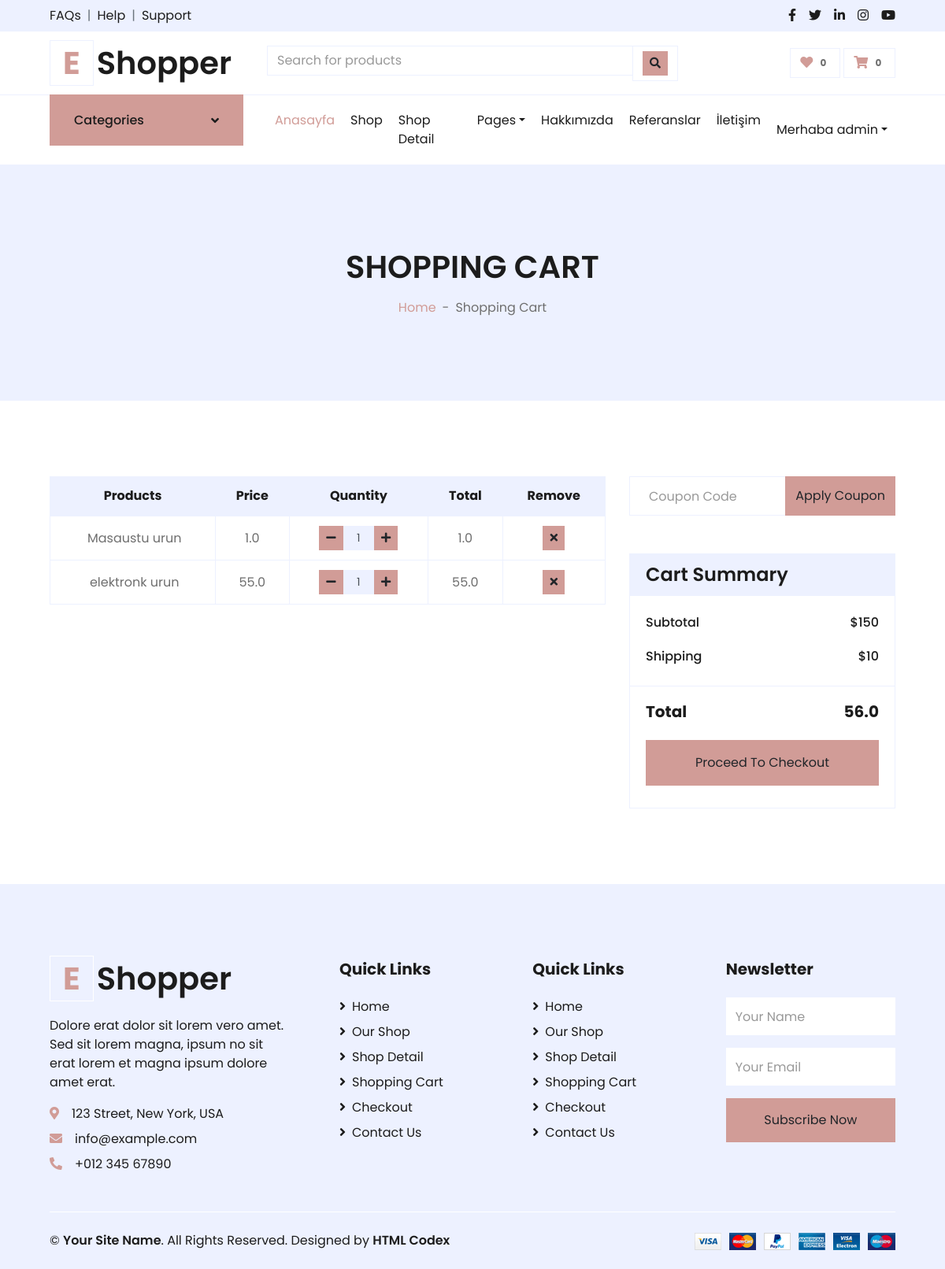
/order/shopcart (signed in), run on an earlier commit of the app's database.
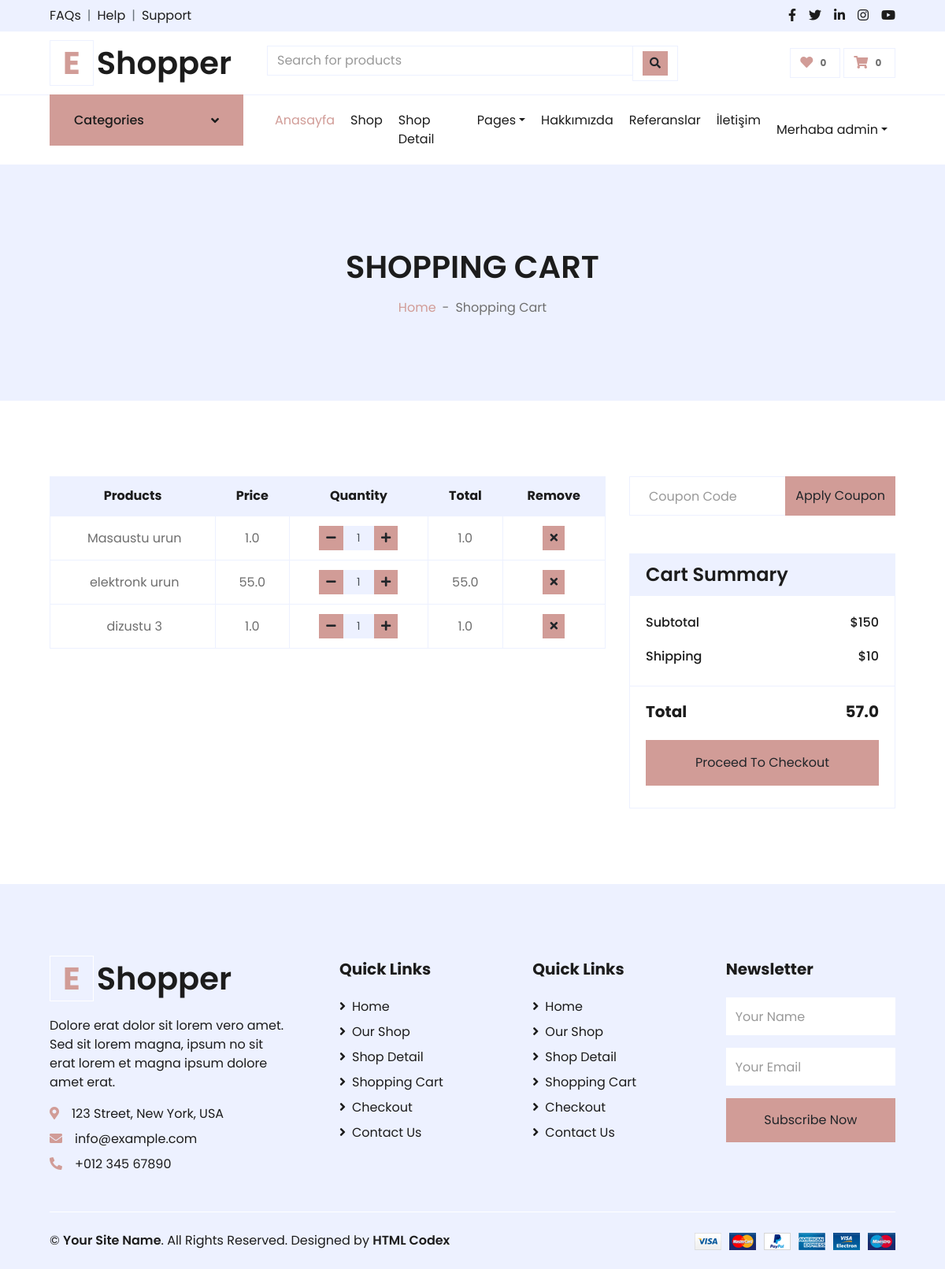
And on a later commit of the database.
### order/models.py (models this page shows)
class ShopCart(models.Model):
    user = models.ForeignKey(User, on_delete=models.SET_NULL, null=True)
    product = models.ForeignKey(Product, on_delete=models.SET_NULL, null=True)
    quantity = models.IntegerField()
    def __str__(self):
        return self.product.title
    @property
    def price(self):
        return (self.product.price)
    @property
    def amount(self):
        return (self.quantity * self.product.price)

### product/models.py (models this page shows, shortened)
class Product(models.Model):
    STATUS = (
        ('True', 'Evet'),
        ('False', 'Hayir'),
    )
    category = models.ForeignKey(Category, on_delete=models.CASCADE) #many to one relation with Category
    title = models.CharField(max_length=150)
    keywords = models.CharField(blank=True,max_length=255)
    description = models.TextField(blank=True,max_length=255)
    image=models.ImageField(blank=True, upload_to='images/')
    price= models.FloatField()
    amount=models.IntegerField(default=0)
    detail=RichTextUploadingField()
    status=models.CharField(max_length=10,choices=STATUS)
    create_at=models.DateTimeField(auto_now_add=True)
    update_at=models.DateTimeField(auto_now=True)
    slug = models.SlugField(null=False, unique=True)
    def image_tag(self):
        return mark_safe('<img src="{}" height="50"/>'.format(self.image.url))
    image_tag.short_descripion = 'Image'

### order/views.py (the view)
# urls.py: path("shopcart", views.shopcart, name="shopocart"),
def shopcart(request):
    category = Category.objects.all()
    current_user = request.user  # Access User Session information
    shopcart = ShopCart.objects.filter(user_id=current_user.id)
    total = 0
    for rs in shopcart:
        total += rs.product.price * rs.quantity
        print(total)
    context = {'shopcart': shopcart,
               'category': category,
               'total': total,
               }
    return render(request, 'shopcart_products.html', context)

### order/templates/shopcart_products.html (shortened to what the changed rows need)
{% extends 'homebase.html' %}
{% block body %}
    <div class="container-fluid bg-secondary mb-5">
        <div class="d-flex flex-column align-items-center justify-content-center" style="min-height: 300px">
            <h1 class="font-weight-semi-bold text-uppercase mb-3">Shopping Cart</h1>
        </div>
    </div>
    <div class="container-fluid pt-5">
        <div class="row px-xl-5">
            <div class="col-lg-8 table-responsive mb-5">
                <table class="table table-bordered text-center mb-0">
                    <thead class="bg-secondary text-dark">
                        <tr>
                            <th>Products</th>
                            <th>Price</th>
                            <th>Quantity</th>
                            <th>Total</th>
                            <th>Remove</th>
                        </tr>
                    </thead>
                    <tbody class="align-middle">
                    {%  for urun in shopcart %}
                        <tr>
                            <td class="align-middle"><img src="{{ urun.product.image.url}}" alt="" style="width: 50px;">
                                {{ urun}}</td>
                            <td class="align-middle">{{urun.price}}</td>
                            <td class="align-middle">
                                <div class="input-group quantity mx-auto" style="width: 100px;">
                                    <div class="input-group-btn">
                                        <button class="btn btn-sm btn-primary btn-minus" >
                                        <i class="fa fa-minus"></i>
                                        </button>
                                    </div>
                                    <input type="text" class="form-control form-control-sm bg-secondary text-center" value="{{ urun.quantity }}">
                                    <div class="input-group-btn">
                                        <button class="btn btn-sm btn-primary btn-plus">
                                            <i class="fa fa-plus"></i>
                                        </button>
                                    </div>
                                </div>
                            </td>
                            <td class="align-middle">{{urun.amount}}</td>
                            <td class="align-middle">
                              <a href="/order/deletefromcart/{{ urun.id }}"> <button class="btn btn-sm btn-primary"><i class="fa fa-times"></i></button></a>
                            </td>
                        </tr>
                    {% endfor %}
                    </tbody>
                </table>
            </div>
            <div class="col-lg-4">
                <div class="card border-secondary mb-5">
                    <div class="card-footer border-secondary bg-transparent">
                        <div class="d-flex justify-content-between mt-2">
                            <h5 class="font-weight-bold">Total</h5>
                            <h5 class="font-weight-bold">{{ total }}</h5>
                        </div>
                    </div>
                </div>
            </div>
        </div>
    </div>
{% endblock %}

What changed in the data, as far as the page shows it:
added ShopCart: product.title "dizustu 3", price "1.0", quantity "1", amount "1.0"
Also different on the page:
{{ total }}: "56.0" → "57.0"
